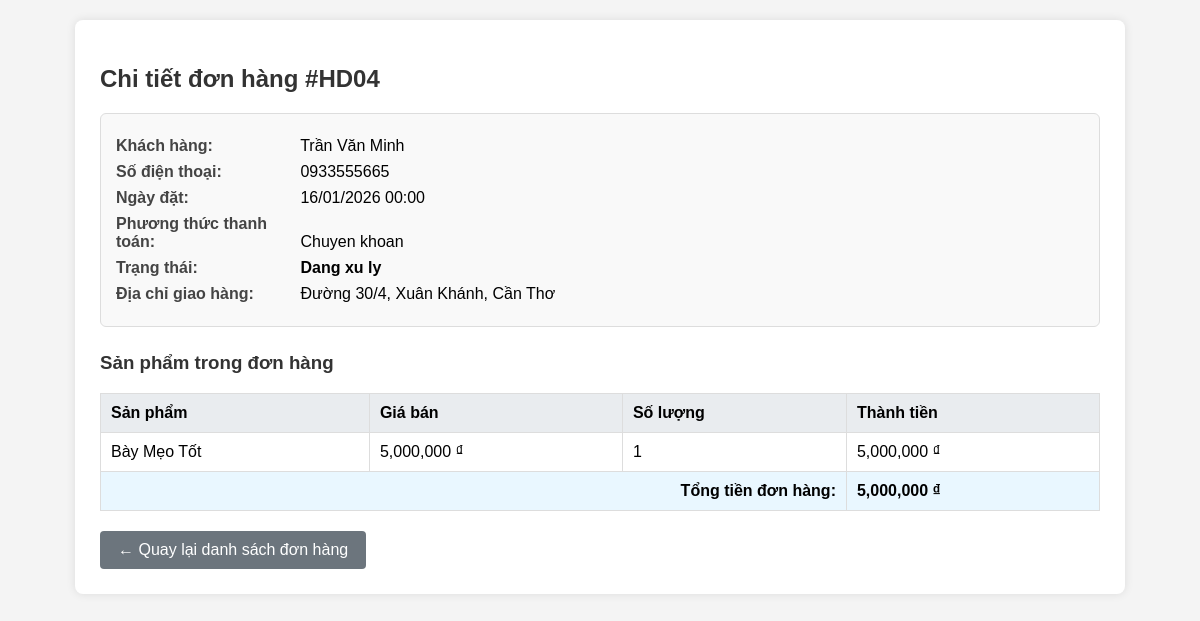
The page /chitiet_donhang.php?mahd=HD04 (signed in) on the database as committed earlier.
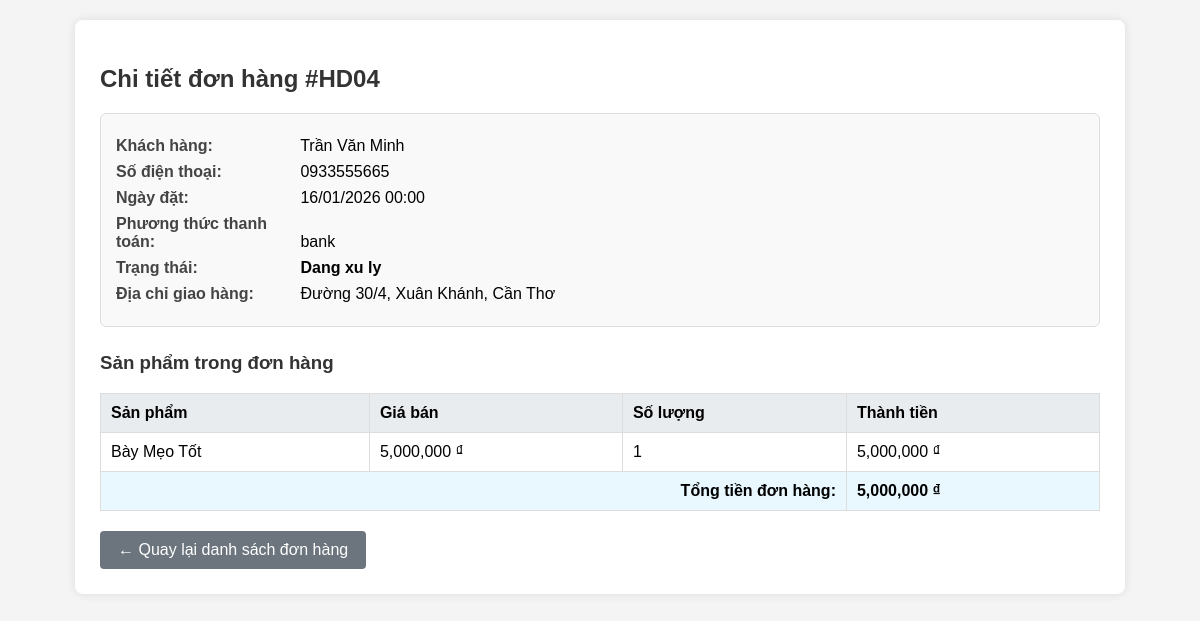
The same page on the database as committed later.
### tables this page shows
CREATE TABLE hoadon (
    mahd VARCHAR(20) PRIMARY KEY NOT NULL,
    ngaydat DATE DEFAULT (CURRENT_DATE), 
    phuongthucthanhtoan VARCHAR(50) NOT NULL,
    trangthai VARCHAR(50) NOT NULL,
    diachihd VARCHAR(255) NOT NULL, 
    phuonghd VARCHAR(255) NOT NULL,
    thanhtienhd float not null default 0,  
    thanhphohd VARCHAR(255) NOT NULL,
    username VARCHAR(50), 
    FOREIGN KEY (username) REFERENCES khachhang(username)
);

CREATE TABLE khachhang(
    username varchar(50) primary key not null unique,
    hoten varchar(50) not null,
    trangthaitk varchar(20) not null,
    SDT varchar (10) not null,
    diachinha varchar(225) not null,
    phuong varchar(255) not null,
    thanhpho varchar(255) not null,
    matkhau varchar(225) not null
);

### chitiet_donhang.php (the view, shortened to what this page needs)
<?php
require_once 'db.php';
$mahd = isset($_GET['mahd']) ? trim($_GET['mahd']) : '';
$stmt = $conn->prepare("
    SELECT h.*, kh.hoten, kh.SDT, kh.diachinha
    FROM hoadon h
    LEFT JOIN khachhang kh ON h.username = kh.username
    WHERE h.mahd = ?
");
$stmt->bind_param("s", $mahd);
$stmt->execute();
$hd = $stmt->get_result()->fetch_assoc();
$stmt_ct = $conn->prepare("
    SELECT ct.*, sp.tensp
    FROM chitiethd ct
    JOIN sanpham sp ON ct.masp = sp.masp
    WHERE ct.mahd = ?
");
$stmt_ct->bind_param("s", $mahd);
$stmt_ct->execute();
$chitiet = $stmt_ct->get_result();
?>
<!DOCTYPE html>
<html lang="vi">
<head>
</head>
<body>
<div class="container">
    <h2>Chi tiết đơn hàng #<?= htmlspecialchars($mahd) ?></h2>
    <div class="info-box">
        <p><strong>Khách hàng:</strong> <?= htmlspecialchars($hd['hoten'] ?: $hd['username']) ?></p>
        <p><strong>Số điện thoại:</strong> <?= htmlspecialchars($hd['SDT'] ?: '—') ?></p>
        <p><strong>Ngày đặt:</strong> <?= date('d/m/Y H:i', strtotime($hd['ngaydat'])) ?></p>
        <p><strong>Phương thức thanh toán:</strong> <?= htmlspecialchars($hd['phuongthucthanhtoan']) ?></p>
        <p><strong>Trạng thái:</strong> <span style="font-weight:bold;"><?= htmlspecialchars($hd['trangthai']) ?></span></p>
        <p><strong>Địa chỉ giao hàng:</strong> <?= htmlspecialchars($hd['diachihd']) ?>, <?= htmlspecialchars($hd['phuonghd']) ?>, <?= htmlspecialchars($hd['thanhphohd']) ?></p>
    </div>
    <h3>Sản phẩm trong đơn hàng</h3>
    <table>
        <thead>
            <tr>
                <th>Sản phẩm</th>
                <th>Giá bán</th>
                <th>Số lượng</th>
                <th>Thành tiền</th>
            </tr>
        </thead>
        <tbody>
        <?php
        $tongtien = 0;
        while ($row = $chitiet->fetch_assoc()):
            $thanhtien = $row['giaban'] * $row['soluongmua'];
            $tongtien += $thanhtien;
        ?>
            <tr>
                <td><?= htmlspecialchars($row['tensp']) ?></td>
                <td><?= number_format($row['giaban']) ?> ₫</td>
                <td><?= $row['soluongmua'] ?></td>
                <td><?= number_format($thanhtien) ?> ₫</td>
            </tr>
        <?php endwhile; ?>
            <tr class="total-row">
                <td colspan="3" style="text-align:right;">Tổng tiền đơn hàng:</td>
                <td><?= number_format($tongtien) ?> ₫</td>
            </tr>
        </tbody>
    </table>
    <a href="admin.php?page=donhang" class="btn-back">← Quay lại danh sách đơn hàng</a>
</div>
</body>
</html>

Rows that differ between the two databases and show on the page:
changed hoadon "Dang xu ly": phuongthucthanhtoan "Chuyen khoan" → "bank"
